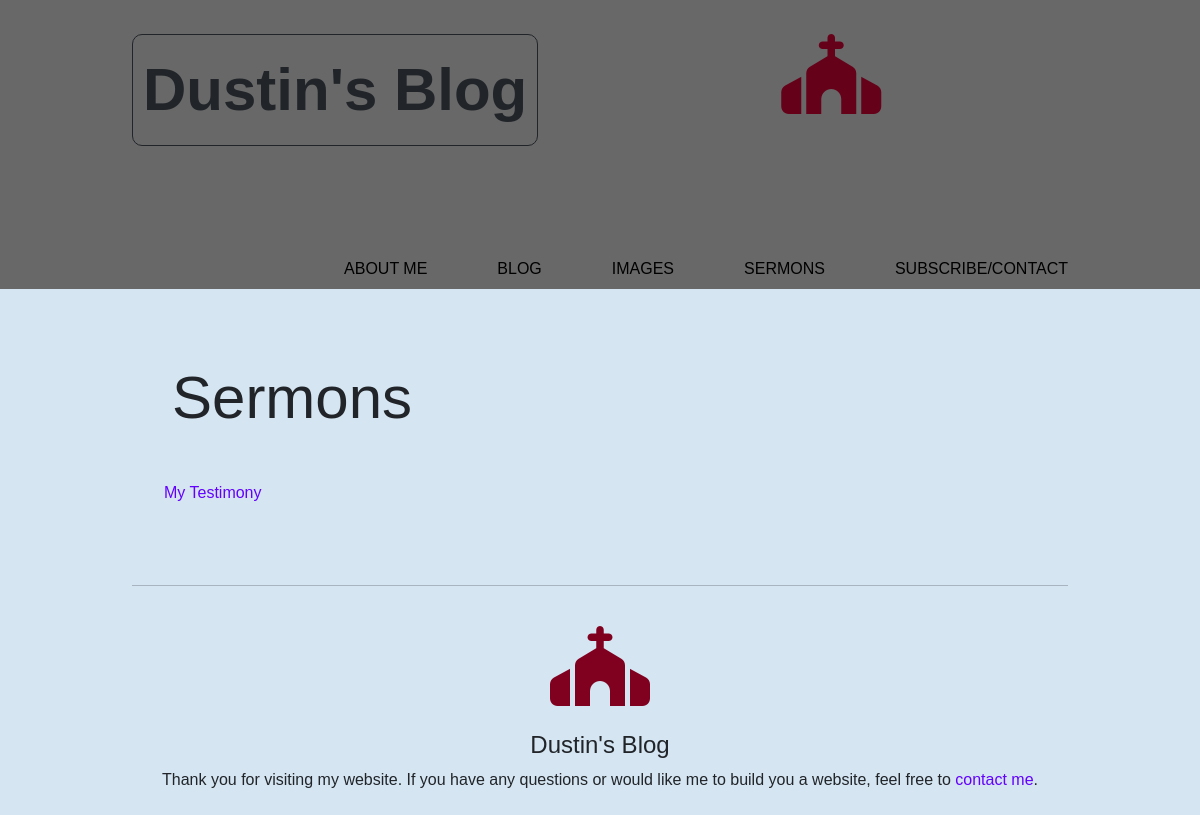
/sermons, run on an earlier commit of the app's database.
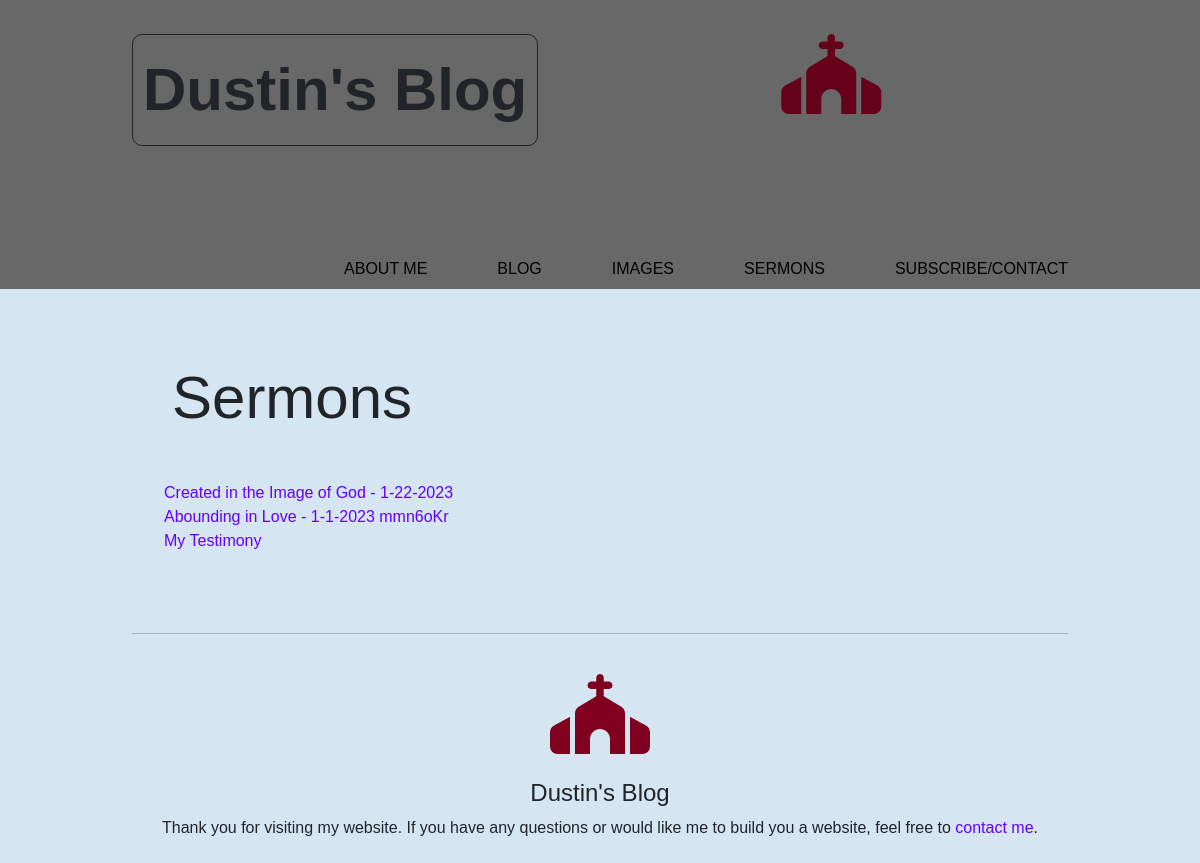
And on a later commit of the database.
### website/models.py (models this page shows)
class Sermons(db.Model):
    id = db.Column(db.Integer, primary_key=True)
    name = db.Column(db.String(200), nullable=False)
    date_created = db.Column(db.DateTime, default=datetime.now(timezone.utc))

### website/views.py (the view)
@views.route('/sermons')
def sermons():  # audio files
    title = "Sermons"
    sermon_list = Sermons.query.order_by(desc(Sermons.id))
    return render_template('sermons.html', title=title, sermon_list=sermon_list)

### website/templates/sermons.html
{% extends 'base.html' %} {% block title %}{{title}}{% endblock %} {% block content %}
<h1 id="pageHeader">Sermons</h1>
<ul style="list-style-type: none;">
    {% for sermon in sermon_list %}
    <li class="list-group-item" id="sermon">
        <a href="{{ url_for('views.sermon', id=sermon.id) }}" id="sermons">
        {{ sermon.name.replace('_', ' ').replace('.mp3', '') }}</a> <br>
    </li>
    {% endfor %}
</ul>
<br>
{% endblock %}

### website/templates/base.html (shortened to what this page needs)
<!DOCTYPE html>
<html lang="en">
<head>
    <link href="https://cdn.jsdelivr.net/npm/bootstrap@5.2.2/dist/css/bootstrap.min.css" rel="stylesheet" integrity=
            "sha384-Zenh87qX5JnK2Jl0vWa8Ck2rdkQ2Bzep5IDxbcnCeuOxjzrPF/et3URy9Bv1WTRi">
    <link rel="stylesheet" href="https://stackpath.bootstrapcdn.com/font-awesome/4.7.0/css/font-awesome.min.css"
 />
    <link href="{{url_for('static', filename='css/blog1.css')}}" rel="stylesheet" type="text/css" />
</head>
<body>
    <header>
        <br>
        <div class="container container-sm" id="navContainer">
            <div class="name" id="headerName">{% block header %}
                Dustin's Blog{% endblock %}</div>
            <br>
            <div id="logo"><i class="fa-solid fa-church fa-5x"></i></div>
            <nav>
                <ul class="navbar navbar-sm navList">
                    <li><a href="{{ url_for('views.about_me') }}">About Me</a></li>
                    <li><a href="{{ url_for('views.blog') }}">Blog</a></li>
                    <li><a href="{{ url_for('views.images') }}">Images</a></li>
                    <li><a href="{{ url_for('views.sermons') }}">Sermons</a></li>
                    <li><a href="{{ url_for('views.subscribe_contact') }}">Subscribe/Contact</a></li>
                </ul>
            </nav>
        </div>
    </header>
    <div class="container container-sm">
    <br><br> {% block content %}{% endblock %}
    <br>
    <hr>
    <br>
    <div id="blogFooter">
        <div id="logoFooter"><i class="fa-solid fa-church fa-5x"></i></div>
        <h4>Dustin's Blog</h4>
        <p>Thank you for visiting my website. If you have any questions or would like me to build you a website, feel
            free to <a href="{{ url_for('views.subscribe_contact') }}" id="contactLink">contact me</a>. </p>
    </div>
</div>
</body>
</html>

### website/static/css/blog1.css (style rules this page uses)
html { background: #D5E5F2; background-repeat: no-repeat; background-position: center; background-size: cover; background-attachment: fixed; margin: 0px; font-family: 'Arial', 'Times New Roman', sans-serif; font-weight: 300; }
body { background: #D5E5F2; background-repeat: no-repeat; background-position: center; background-size: cover; background-attachment: fixed; margin: 0px; font-family: 'Arial', 'Times New Roman', sans-serif; font-weight: 300; }
.container { width: 80%; margin-left: 0% auto; }
header { background-color: #686868; margin: 0 auto; }
header::after { content: ''; display: table; clear: both; }
.name { float: left; font-weight: bold; font-size: 60px; padding: 10px 0; }
nav { float: right; padding-top: 6%; }
nav ul { list-style-type: none; padding: 0px; margin: 0px; color: rgb(0, 0, 0) }
nav li { float: left; margin-left: 70px; display: block; padding-top: 19px; text-align: center; text-decoration: none; min-width: 10px; position: relative; }
nav a { color: rgb(0, 0, 0); text-decoration: none; text-transform: uppercase; }
nav a::before { content: ''; display: block; height: 5px; width: 100%; background-color: rgb(255, 255, 255); position: absolute; top: 0; width: 0%; transition: all ease-in-out 200ms; }
#headerName { border: 1px solid; padding-left: 10px; padding-right: 10px; margin-top: 10px; margin-bottom: 3%; border-radius: 10px; text-align: center; }
#logo { text-align: center; margin-top: -1.5%; margin-right: -6%; margin-bottom: -5%; color: #66011a; }
hr { padding: 0px; }
a { text-decoration: none; }
h1 { padding-top: 25px; padding-left: 40px; }
#blogFooter { text-align: center; padding-top: 0px; padding-bottom: 25px; }
#logoFooter { padding-bottom: 25px; color: #800020; }
#contactLink { color: #6400FF; }
ul { list-style-type: none; }
#pageHeader { font-size: 60px; margin-bottom: 5%; }
#sermons { color: #6400FF }

What changed in the data, as far as the page shows it:
added Sermons: name.replace "Created in the Image of God - 1-22-2023"
added Sermons: name.replace "Abounding in Love - 1-1-2023 mmn6oKr"
